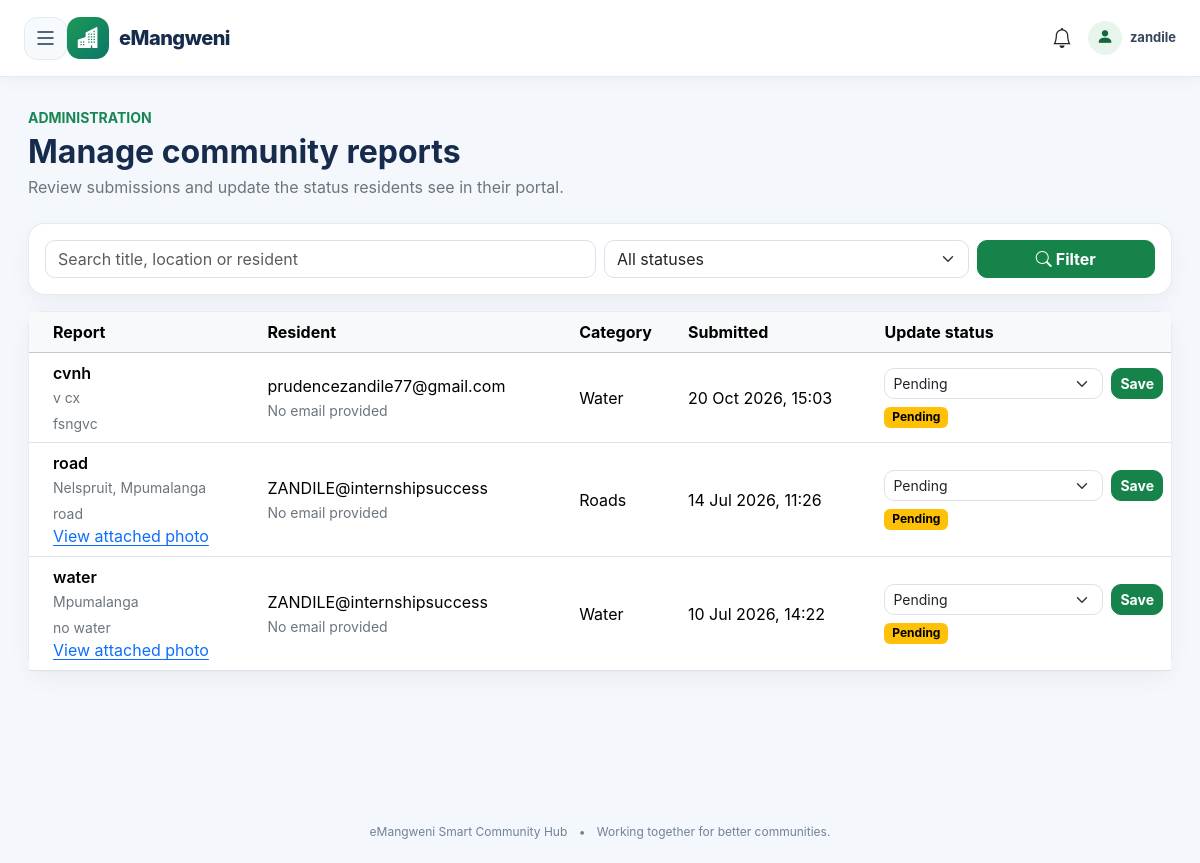
Screenshot of /admin-portal/issues/ (signed in) with the database file from the repository.
### issues/models.py (models this page shows, shortened)
class Issue(models.Model):
    CATEGORY_CHOICES = [
        ("Water", "Water"),
        ("Electricity", "Electricity"),
        ("Roads", "Roads"),
        ("Crime", "Crime"),
        ("Dumping", "Illegal Dumping"),
    ]
    STATUS_CHOICES = [
        ("Pending", "Pending"),
        ("In Progress", "In Progress"),
        ("Resolved", "Resolved"),
    ]
    user = models.ForeignKey(
        User,
        on_delete=models.CASCADE
    )
    title = models.CharField(max_length=200)
    description = models.TextField()
    category = models.CharField(
        max_length=50,
        choices=CATEGORY_CHOICES
    )
    location = models.CharField(max_length=200)
    image = models.ImageField(
        upload_to="issues/",
        blank=True,
        null=True
    )
    status = models.CharField(
        max_length=50,
        choices=STATUS_CHOICES,
        default="Pending"
    )
    created_at = models.DateTimeField(auto_now_add=True)
    class Meta:
        ordering = ["-created_at"]

### admin_portal/views.py (the view)
# urls.py: path("issues/", views.issues, name="admin-issues"),
@staff_member_required(login_url="login")
def issues(request):
    reports = Issue.objects.select_related("user").order_by("-created_at")
    status = request.GET.get("status", "").strip()
    search = request.GET.get("search", "").strip()
    valid_statuses = {value for value, label in Issue.STATUS_CHOICES}
    if status in valid_statuses:
        reports = reports.filter(status=status)
    if search:
        reports = reports.filter(
            Q(title__icontains=search)
            | Q(location__icontains=search)
            | Q(user__username__icontains=search)
        )
    return render(request, "admin_portal/issues.html", {
        "reports": reports,
        "statuses": Issue.STATUS_CHOICES,
        "selected_status": status,
        "search": search,
    })

### notifications/context_processors.py (called while the page is built)
def unread_notifications(request):
    if not request.user.is_authenticated:
        return {"unread_notifications": 0}
    return {
        "unread_notifications": Notification.objects.filter(
            user=request.user,
            is_read=False,
        ).count()
    }

### admin_portal/templates/admin_portal/issues.html (shortened to what this page needs)
{% extends "base/base.html" %}
{% block content %}
<div class="container-fluid px-0">
    <div class="mb-4"><span class="text-uppercase fw-bold small text-success">Administration</span><h1 class="h2 fw-bold mt-1 mb-1">Manage community reports</h1><p class="text-secondary mb-0">Review submissions and update the status residents see in their portal.</p></div>
    <form method="get" class="card card-body mb-3"><div class="row g-2"><div class="col-md-6"><input class="form-control" type="search" name="search" value="{{ search }}" placeholder="Search title, location or resident"></div><div class="col-md-4"><select class="form-select" name="status"><option value="">All statuses</option>{% for value,label in statuses %}<option value="{{ value }}" {% if selected_status == value %}selected{% endif %}>{{ label }}</option>{% endfor %}</select></div><div class="col-md-2 d-grid"><button class="btn btn-primary" type="submit"><i class="bi bi-search me-1"></i>Filter</button></div></div></form>
    <section class="card"><div class="table-responsive"><table class="table align-middle mb-0"><thead class="table-light"><tr><th class="ps-4">Report</th><th>Resident</th><th>Category</th><th>Submitted</th><th style="min-width:240px">Update status</th></tr></thead><tbody>
    {% for issue in reports %}
        <tr><td class="ps-4"><div class="fw-semibold">{{ issue.title }}</div><small class="text-secondary">{{ issue.location }}</small><div class="small text-secondary mt-1">{{ issue.description|truncatechars:110 }}</div>{% if issue.image %}<a href="{{ issue.image.url }}" target="_blank" rel="noopener">View attached photo</a>{% endif %}</td><td>{{ issue.user.username }}<br><small class="text-secondary">{{ issue.user.email|default:"No email provided" }}</small></td><td>{{ issue.category }}</td><td>{{ issue.created_at|date:"d M Y, H:i" }}</td><td><form method="post" action="{% url 'admin-update-issue-status' issue.pk %}" class="d-flex gap-2">{% csrf_token %}<select class="form-select form-select-sm" name="status" aria-label="Status for {{ issue.title }}">{% for value,label in statuses %}<option value="{{ value }}" {% if issue.status == value %}selected{% endif %}>{{ label }}</option>{% endfor %}</select><button type="submit" class="btn btn-sm btn-primary">Save</button></form><span class="badge mt-2 {% if issue.status == 'Resolved' %}text-bg-success{% elif issue.status == 'In Progress' %}text-bg-primary{% else %}text-bg-warning{% endif %}">{{ issue.status }}</span></td></tr>
    {% empty %}<tr><td colspan="5" class="text-center text-secondary py-5">No reports match your filters.</td></tr>{% endfor %}
    </tbody></table></div></section>
</div>
{% endblock %}

### templates/base/base.html (shortened to what this page needs)
{% load static %}
<!DOCTYPE html>
<html lang="en">
<head>
    <link href="https://cdn.jsdelivr.net/npm/bootstrap@5.3.7/dist/css/bootstrap.min.css" rel="stylesheet">
    <link rel="stylesheet" href="https://cdn.jsdelivr.net/npm/bootstrap-icons@1.11.3/font/bootstrap-icons.min.css">
</head>
<body>
<div id="navbar-wrapper">
    <nav class="navbar navbar-expand-lg navbar-light">
        <div class="container-fluid px-3 px-lg-4">
            {% if user.is_authenticated %}
                <button id="menu-btn" type="button" aria-label="Open navigation menu"
                        aria-controls="sidebar" aria-expanded="false">
                    <i class="bi bi-list"></i>
                </button>
                {% if user.is_staff %}
                    <a class="navbar-brand" href="{% url 'admin-portal-dashboard' %}">
                {% else %}
                    <a class="navbar-brand" href="{% url 'dashboard' %}">
                {% endif %}
                    <span class="navbar-brand-icon"><i class="bi bi-buildings-fill"></i></span>
                    <span>eMangweni</span>
                </a>
                <div class="ms-auto d-flex align-items-center gap-3">
                    {% if user.is_staff %}
                        <a href="{% url 'admin-notifications' %}" class="position-relative text-decoration-none text-dark" aria-label="Open admin notifications">
                            <i class="bi bi-bell fs-5"></i>
                        </a>
                    {% endif %}
                    <span class="navbar-user">
                        <span class="navbar-user-icon"><i class="bi bi-person-fill"></i></span>
                        <span class="username-label">{{ user.get_short_name|default:user.username }}</span>
                    </span>
                </div>
            {% endif %}
        </div>
    </nav>
</div>
<main class="page-content" id="content">
    {% block content %}{% endblock %}
</main>
<footer class="app-footer">
    <span>eMangweni Smart Community Hub</span>
    <span class="mx-2">•</span>
    <span>Working together for better communities.</span>
</footer>
</body>
</html>

### templates/base/base.html (style rules this page uses)
:root { --hub-ink: #172b4d; --hub-muted: #64748b; --hub-green: #16834a; --hub-green-dark: #11683b; --hub-bg: #f4f7fb; --hub-border: #e4eaf1; --hub-sidebar: #102033; --hub-sidebar-soft: #182d43; }
*, *::before, *::after { box-sizing: border-box; }
html { scroll-behavior: smooth; }
body { margin: 0; background: var(--hub-bg); color: var(--hub-ink); font-family: Inter, "Segoe UI", Roboto, Arial, sans-serif; overflow-x: hidden; }
a { text-underline-offset: 3px; }
.navbar { position: sticky; top: 0; z-index: 1030; min-height: 76px; padding: 12px 0; background: rgba(255,255,255,.96) !important; border-bottom: 1px solid var(--hub-border); box-shadow: 0 4px 18px rgba(15, 35, 60, .04); backdrop-filter: blur(12px); }
.navbar-brand { display: inline-flex; align-items: center; gap: 10px; color: var(--hub-ink) !important; font-size: 20px; font-weight: 800; letter-spacing: -.5px; }
.navbar-brand-icon { display: inline-grid; width: 42px; height: 42px; place-items: center; border-radius: 13px; background: linear-gradient(135deg, #1c9957, #0c7668); color: white; font-size: 21px; }
#menu-btn { display: inline-grid; width: 43px; height: 43px; flex-shrink: 0; place-items: center; padding: 0; border: 1px solid var(--hub-border); border-radius: 13px; background: #f7fafc; color: var(--hub-ink); transition: background .2s, color .2s, border-color .2s; }
#menu-btn i { font-size: 24px; line-height: 1; }
.navbar-user { display: inline-flex; align-items: center; gap: 8px; color: #34465c; font-size: 13px; font-weight: 700; }
.navbar-user-icon { display: inline-grid; width: 34px; height: 34px; place-items: center; border-radius: 50%; background: #e7f5ec; color: var(--hub-green-dark); font-size: 17px; }
.page-content { min-height: calc(100vh - 76px); padding: 28px; transition: margin-left .28s ease; }
.app-footer { padding: 22px 16px; color: #738196; text-align: center; font-size: 12px; }
.card { border: 1px solid rgba(222, 230, 239, .8); border-radius: 16px; box-shadow: 0 8px 24px rgba(21, 42, 69, .045); }
.form-control, .form-select { border-color: #d9e2ec; border-radius: 10px; }
.btn { border-radius: 10px; font-weight: 650; }
.btn-primary { --bs-btn-bg: var(--hub-green); --bs-btn-border-color: var(--hub-green); --bs-btn-hover-bg: var(--hub-green-dark); --bs-btn-hover-border-color: var(--hub-green-dark); }
@media (min-width: 992px) { #navbar-wrapper { transition: margin-left .28s ease, width .28s ease; } }

### rows the page displays
Issue: title "cvnh", location "v cx", description "fsngvc", user.username "prudencezandile77@gmail.com", user.email "No email provided", category "Water", created_at "20 Oct 2026, 15:03", status "Pending"
Issue: title "road", location "Nelspruit, Mpumalanga", description "road", user.username "ZANDILE@internshipsuccess", user.email "No email provided", category "Roads", created_at "14 Jul 2026, 11:26", status "Pending"
Issue: title "water", location "Mpumalanga", description "no water", user.username "ZANDILE@internshipsuccess", user.email "No email provided", category "Water", created_at "10 Jul 2026, 14:22", status "Pending"

### other values shown
{{ user.get_short_name|default:user.username }} "zandile"
